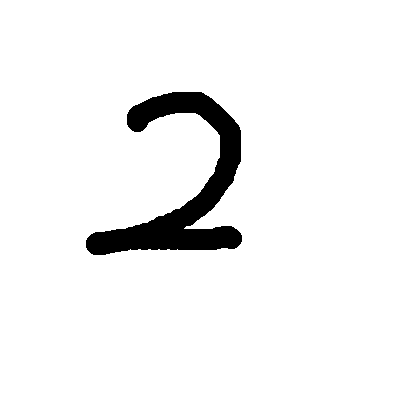
//> input picture mnist_recognizer/drawn_digit.png, 400 x 400 px
$ ./opencv_recognizer   (built with g++ and OpenCV 4)
//> lines starting //> are read from the running program, lines starting //| are printed output that depends on the picture; after the words box and inside, x2 and y2 are one past the last pixel; in counts of white or black regions, pixels touching at a corner belong together
#include <opencv2/opencv.hpp>
#include <iostream>
#include <vector>
#include <string>

using namespace cv;
using namespace std;

// 数字识别函数
int recognizeDigit(const Mat& digitImage) {
    // 确保图像是二值化的
    Mat binary;
    if (digitImage.channels() > 1) {
        cvtColor(digitImage, binary, COLOR_BGR2GRAY);
        threshold(binary, binary, 128, 255, THRESH_BINARY_INV);
    } else {
        binary = digitImage.clone();
        if (mean(binary)[0] > 128) {
            threshold(binary, binary, 128, 255, THRESH_BINARY_INV);
        }
    }

    // 获取图像的宽高
    int height = binary.rows;
    int width = binary.cols;
    double aspectRatio = static_cast<double>(width) / height;

    // 计算像素分布
    int totalPixels = countNonZero(binary);
    int leftPixels = 0, rightPixels = 0, topPixels = 0, bottomPixels = 0;
    int centerX = width / 2;
    int centerY = height / 2;

    // 计算四个象限的像素数
    int q1 = 0, q2 = 0, q3 = 0, q4 = 0;

    for (int y = 0; y < height; y++) {
        for (int x = 0; x < width; x++) {
            if (binary.at<uchar>(y, x) == 255) {
                // 左右像素计数
                if (x < centerX) leftPixels++;
                else rightPixels++;

                // 上下像素计数
                if (y < centerY) topPixels++;
                else bottomPixels++;

                // 象限计数
                if (x < centerX && y < centerY) q1++;      // 左上
                else if (x >= centerX && y < centerY) q2++; // 右上
                else if (x < centerX && y >= centerY) q3++; // 左下
                else if (x >= centerX && y >= centerY) q4++; // 右下
            }
        }
    }

    // 计算边缘像素比例
    int edgePixels = 0;
    int edgeWidth = max(1, min(width, height) / 5);
    for (int y = 0; y < height; y++) {
        for (int x = 0; x < width; x++) {
            if (binary.at<uchar>(y, x) == 255) {
                if (x < edgeWidth || x > width - edgeWidth ||
                    y < edgeWidth || y > height - edgeWidth) {
                    edgePixels++;
                }
            }
        }
    }

    double edgeRatio = static_cast<double>(edgePixels) / totalPixels;

    // 数字识别算法
    if (totalPixels < 100) {
        return -1; // 像素太少，无法识别
    } else if (aspectRatio < 0.35 && height > 50) {
        // 细长的数字，可能是1
        return 1;
    } else if (aspectRatio > 1.4 && width > 80) {
        // 宽扁的数字，可能是4
        return 4;
    } else if (edgeRatio > 0.6 && width > 40 && height > 40) {
        // 边缘像素比例高，可能是0
        return 0;
    } else {
        // 根据像素分布识别其他数字
        if (bottomPixels > topPixels * 1.2) {
            // 底部像素多
            if (rightPixels > leftPixels * 1.1) {
                return 2; // 右边像素多，可能是2
            } else if ((q3 + q4) > (q1 + q2) * 1.3) {
                return 8; // 下半部分像素特别多，可能是8
            } else {
                return 5; // 底部像素多但分布均匀，可能是5
            }
        } else if (topPixels > bottomPixels * 1.2) {
            // 顶部像素多
            if (q1 > q2 * 1.3) {
                return 7; // 左上像素多，可能是7
            } else {
                return 3; // 顶部像素分布均匀，可能是3
            }
        } else if (leftPixels > rightPixels * 1.2) {
            // 左边像素多，可能是6
            return 6;
        } else if (rightPixels > leftPixels * 1.2) {
            // 右边像素多，可能是9
            return 9;
        } else if (totalPixels > 3000) {
            // 像素非常多，可能是8
            return 8;
        } else {
            // 综合判断
            if (width > height * 1.1) {
                return 3;
            } else if (height > width * 1.1) {
                return 7;
            } else {
                return 0;
            }
        }
    }
}

int main() {
    // 读取图片
    Mat image = imread("drawn_digit.png");
//> image is the input picture: 400 rows x 400 cols, CV_8UC3; 94.7% white; 1 black region, box (x1, y1, x2, y2) and area: (86, 92, 242, 255) 8542
    if (image.empty()) {
        cerr << "无法读取图片文件 drawn_digit.png" << endl;
        return 1;
    }

    // 显示原始图片
    namedWindow("原始图片", WINDOW_NORMAL);
    resizeWindow("原始图片", 300, 300);
    imshow("原始图片", image);

    // 预处理图片
    Mat gray, binary;
    cvtColor(image, gray, COLOR_BGR2GRAY);
    threshold(gray, binary, 128, 255, THRESH_BINARY_INV);
//> binary: 400 rows x 400 cols, CV_8UC1; 5.3% white; 1 white region

    // 寻找轮廓
    vector<vector<Point>> contours;
    findContours(binary, contours, RETR_EXTERNAL, CHAIN_APPROX_SIMPLE);
//> contours = 1 contour; box (x1, y1, x2, y2) and area: (86, 92, 242, 255) 8174

    if (contours.empty()) {
        cerr << "未找到数字轮廓" << endl;
        waitKey(0);
        return 1;
    }

    // 寻找最大轮廓（假设只有一个数字）
    int maxAreaIdx = 0;
    double maxArea = contourArea(contours[0]);
//> maxArea = 8174
    for (size_t i = 1; i < contours.size(); i++) {
        double area = contourArea(contours[i]);
        if (area > maxArea) {
            maxArea = area;
            maxAreaIdx = i;
        }
    }
//> this loop made 0 passes
//> after the loop, maxArea = 8174; maxAreaIdx = 0

    // 获取数字区域的边界框
    Rect boundingBox = boundingRect(contours[maxAreaIdx]);
//> boundingBox = Rect(86, 92, 156, 163)
    Mat digitImage = gray(boundingBox);
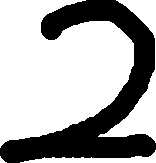
//> digitImage: 163 rows x 156 cols, CV_8UC1; 66.4% white; 1 black region, box (x1, y1, x2, y2) and area: (0, 0, 156, 163) 8542

    // 显示数字区域
    namedWindow("数字区域", WINDOW_NORMAL);
    resizeWindow("数字区域", 300, 300);
    imshow("数字区域", digitImage);

    // 识别数字
    int recognizedDigit = recognizeDigit(digitImage);
//> in recognizeDigit, `int totalPixels = countNonZero(binary);`: totalPixels = 8542
//> the loop in recognizeDigit, `for (int y = 0; y < height; y++)` made 163 passes
//> (leftPixels, rightPixels, topPixels, q1, q2) on passes 1 to 3: (0, 30, 30, 0, 30), (0, 66, 66, 0, 66), (1, 107, 108, 1, 107)
//> after the loop in recognizeDigit, `for (int y = 0; y < height; y++)`: leftPixels = 2787; rightPixels = 5755; topPixels = 3396; bottomPixels = 5146; q1 = 880; q2 = 2516; q3 = 1907; q4 = 3239
//> the loop in recognizeDigit, `for (int y = 0; y < height; y++)` made 163 passes
//> edgePixels on passes 1 to 3: 30, 66, 108
//> after the loop in recognizeDigit, `for (int y = 0; y < height; y++)`: edgePixels = 7226
//> in recognizeDigit, `double edgeRatio = static_cast<double>(edgePixels) / totalPixels;`: edgeRatio = 0.846
//> recognizedDigit = 0

    if (recognizedDigit == -1) {
        cout << "无法识别数字" << endl;
    } else {
        cout << "识别结果: " << recognizedDigit << endl;
//| 识别结果: 0
    }

    // 等待按键
    waitKey(0);

    return 0;
}
